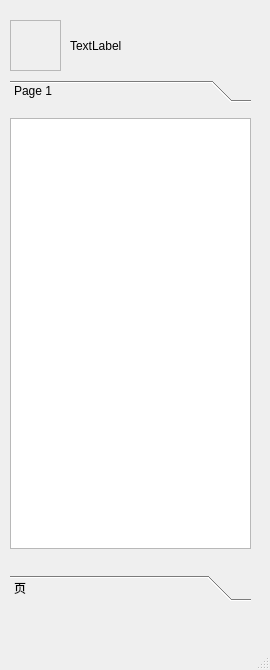
<?xml version="1.0" encoding="UTF-8"?>
<ui version="4.0">
 <class>MainWindow</class>
 <widget class="QMainWindow" name="MainWindow">
  <property name="enabled">
   <bool>true</bool>
  </property>
  <property name="geometry">
   <rect>
    <x>0</x>
    <y>0</y>
    <width>270</width>
    <height>670</height>
   </rect>
  </property>
  <property name="minimumSize">
   <size>
    <width>270</width>
    <height>670</height>
   </size>
  </property>
  <property name="maximumSize">
   <size>
    <width>270</width>
    <height>670</height>
   </size>
  </property>
  <property name="windowTitle">
   <string>MainWindow</string>
  </property>
  <widget class="QWidget" name="centralwidget">
   <widget class="QFrame" name="headSnap">
    <property name="geometry">
     <rect>
      <x>10</x>
      <y>20</y>
      <width>51</width>
      <height>51</height>
     </rect>
    </property>
    <property name="frameShape">
     <enum>QFrame::StyledPanel</enum>
    </property>
    <property name="frameShadow">
     <enum>QFrame::Raised</enum>
    </property>
   </widget>
   <widget class="QLabel" name="userName">
    <property name="geometry">
     <rect>
      <x>70</x>
      <y>20</y>
      <width>131</width>
      <height>51</height>
     </rect>
    </property>
    <property name="text">
     <string>TextLabel</string>
    </property>
   </widget>
   <widget class="QToolBox" name="toolBox">
    <property name="geometry">
     <rect>
      <x>10</x>
      <y>80</y>
      <width>241</width>
      <height>521</height>
     </rect>
    </property>
    <property name="currentIndex">
     <number>0</number>
    </property>
    <widget class="QWidget" name="page1">
     <property name="geometry">
      <rect>
       <x>0</x>
       <y>0</y>
       <width>241</width>
       <height>453</height>
      </rect>
     </property>
     <attribute name="label">
      <string>Page 1</string>
     </attribute>
     <widget class="QListWidget" name="friendListWidget">
      <property name="geometry">
       <rect>
        <x>0</x>
        <y>10</y>
        <width>241</width>
        <height>431</height>
       </rect>
      </property>
     </widget>
    </widget>
    <widget class="QWidget" name="page2">
     <property name="geometry">
      <rect>
       <x>0</x>
       <y>0</y>
       <width>241</width>
       <height>453</height>
      </rect>
     </property>
     <attribute name="label">
      <string>页</string>
     </attribute>
    </widget>
   </widget>
  </widget>
  <widget class="QMenuBar" name="menubar">
   <property name="geometry">
    <rect>
     <x>0</x>
     <y>0</y>
     <width>270</width>
     <height>28</height>
    </rect>
   </property>
  </widget>
  <widget class="QStatusBar" name="statusbar"/>
 </widget>
 <resources/>
 <connections/>
</ui>
